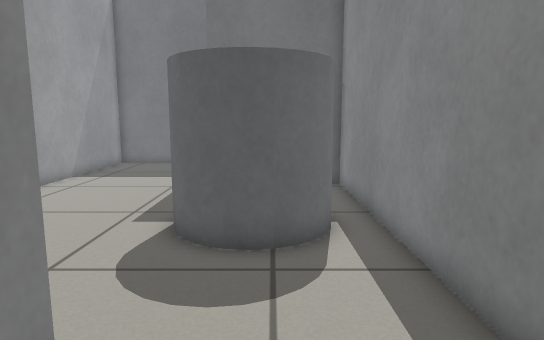
View 1 (above)

12 first-person views from a walk through a robot-simulator world made for Gazebo. The camera is 0.66 m above the floor, tilts 8° down and sees 75° across. The floor is counted in squares, 0.25 m on a side. Each view is taken from the middle of a square. On the plan, view 1 faces up. The plan holds only what a view shows up to about 20 squares ahead; the rest is blank.

View 2
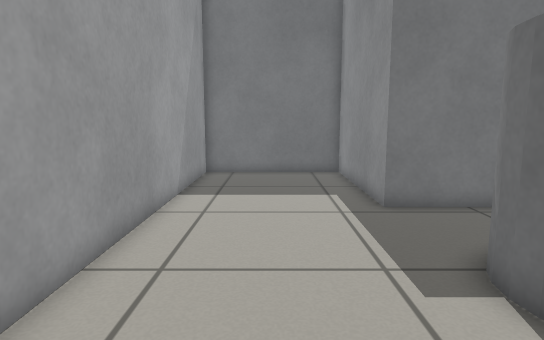

View 3
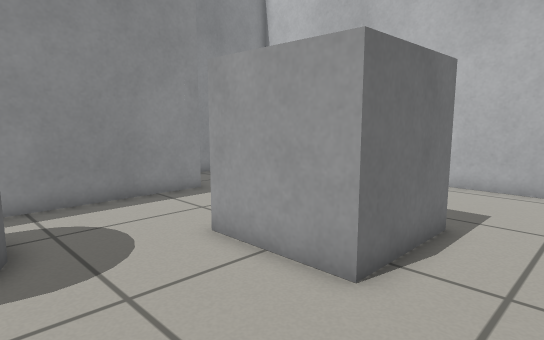

View 4
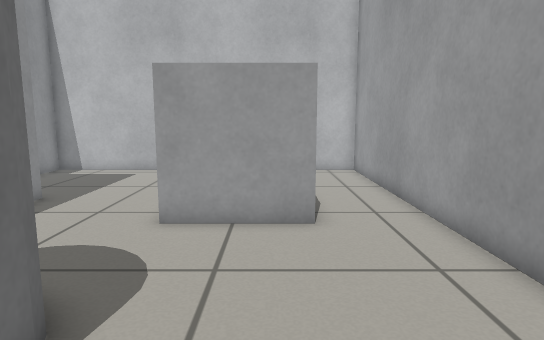

View 5
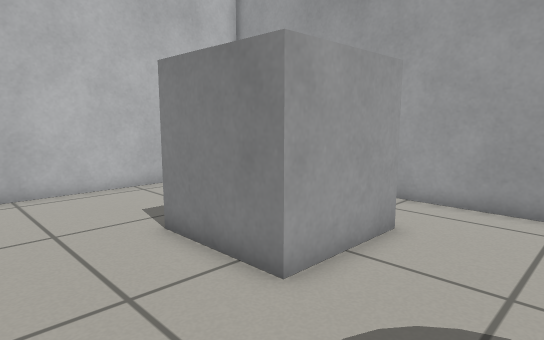

View 6
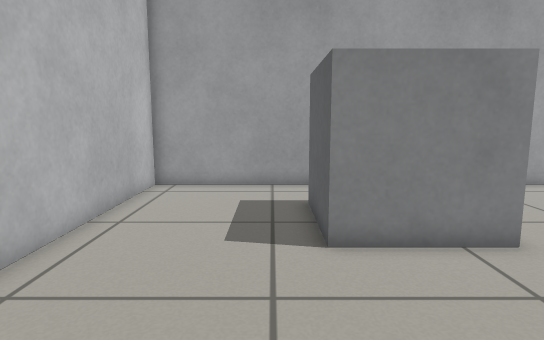

View 7
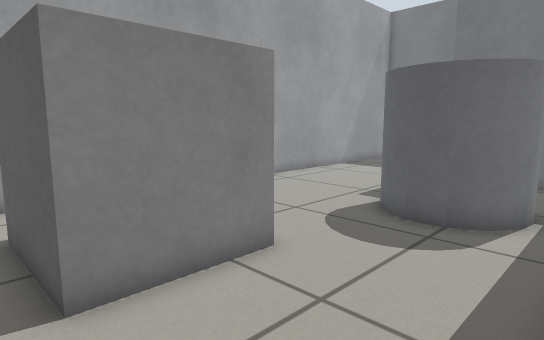

View 8
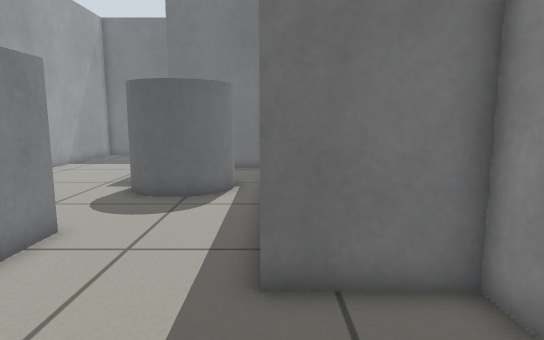

View 9
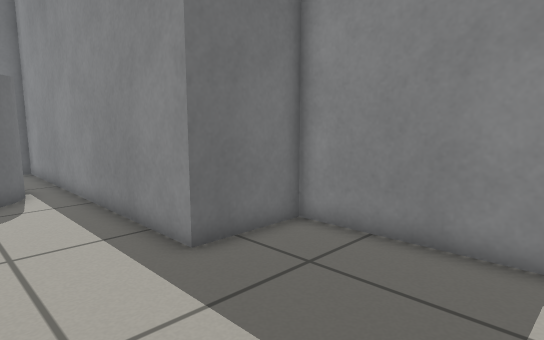

View 10
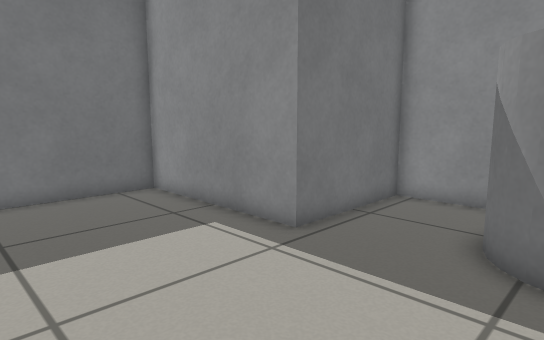

View 11
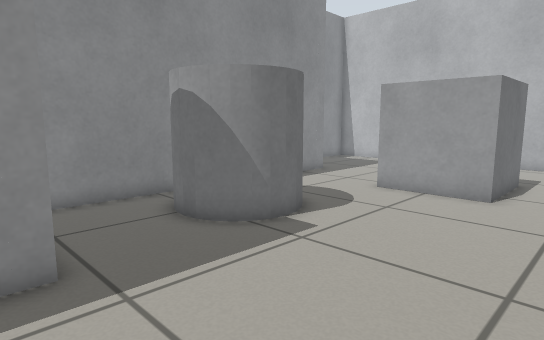

View 12
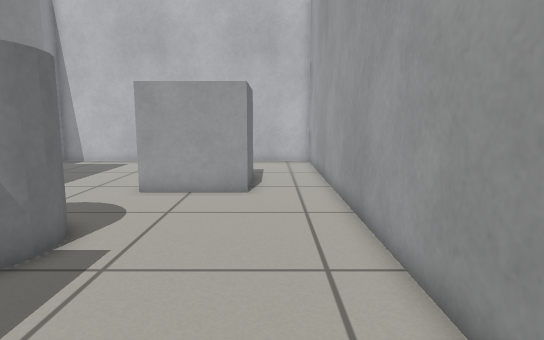

### Floor plan
Key: @ floor where view 1 was taken; # wall or solid block; . floor; C grey cylinder; B grey box.
Columns run from 10 left of view 1 to 7 right of it. Each row starts with its distance up from view 1.
 22 #########
 21 #.......#
 20 #.......#
 19 #.......#
 18 #.......#
 17 #.......#
 16 #.......#
 15 #.......######
 14 #............#
 13 #............#
 12 #............#
 11 #........CC..#
 10 #.......C   .#
  9 #.......C  C.#
  8 #.......C  C.#
  7 #........CC..#
  6 #............#
  5 #............#
  4 #............#
  3 #...BBBBB....#
  2 #...B   B....#
  1 #...B   B....#
  0 #...B   B.@..####
 -1 #...BBBBB.......#
 -2 #...............#
 -3 #...............#
 -4 #...............#
 -5 #...............##
 -6 #................#
 -7 ##################

Where each view was taken, in squares from view 1:
view 1: 0 up, 0 right, facing up
view 2: 4 up, 6 left, facing up
view 3: 8 up, 9 left, facing down-right
view 4: 12 up, 5 left, facing down
view 5: 7 up, 2 right, facing down-left
view 6: 2 down, 5 right, facing left
view 7: 2 down, 3 right, facing up-left
view 8: 5 down, 3 right, facing up
view 9: 6 down, 1 left, facing up-right
view 10: 9 up, 9 left, facing up-right
view 11: 16 up, 9 left, facing down-right
view 12: 16 up, 7 left, facing down
